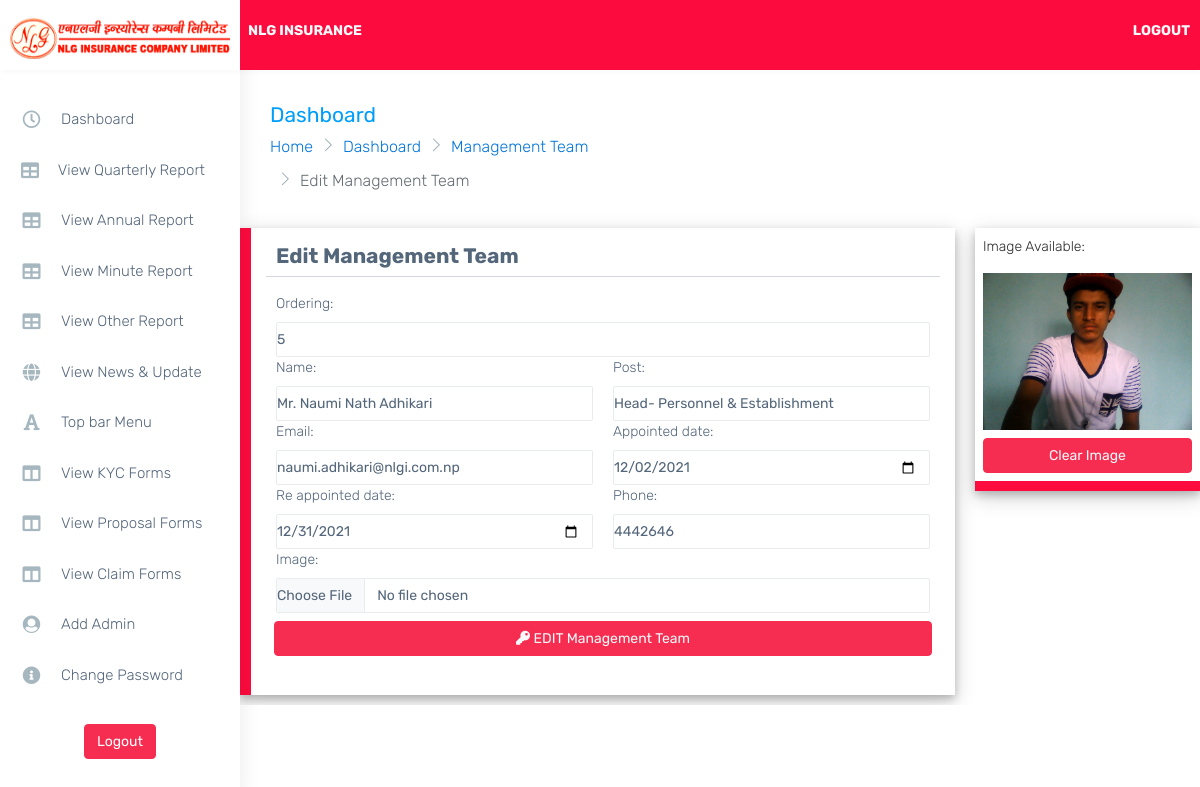
/editManagement/5, run on the app's committed database.
### landing/models.py (models this page shows, shortened)
class ManagementTeam(models.Model):
    ordering = models.IntegerField()
    name = models.CharField(max_length=200)
    image = models.ImageField(upload_to = "management/", null = True, blank= True)
    post = models.CharField(max_length=200, null = True, blank= True , )
    email = models.EmailField(null = True, blank=True, )
    appointed_date = models.DateField(null = True, blank=True)
    re_appointed_date = models.DateField(null = True, blank=True)
    phone = models.CharField(max_length=200,null = True, blank = True)
    objects = models.Manager()
    def clear(self):
        return reverse('manager:deleteImage',args=[self.id, 'management'])

### manager/views.py (the view)
# urls.py: path('editManagement/<int:id>', views.editManagement, name="editManagement"),
def editManagement(request, id):
    form =ManagementForm()
    bod = ManagementTeam.objects.get(id = id)
    form.fields['name'].initial = bod.name
    form.fields['post'].initial = bod.post
    form.fields['email'].initial = bod.email
    form.fields['phone'].initial = bod.phone
    form.fields['ordering'].initial = bod.ordering
    issue = bod.appointed_date
    renew = bod.re_appointed_date
    if issue:
        start_date = datetime.datetime.strptime(str(issue), "%Y-%m-%d").date()
    else:
        start_date = None
    if renew:
        end_date = datetime.datetime.strptime(str(renew), "%Y-%m-%d").date()
    else:
        end_date = None
    print(start_date)
    print(end_date)
    dist = {
        'form':form,
        'bod':bod,
        'issue':str(start_date),
        'renew':str(end_date),
    }
    if request.method == 'POST':
        bod.name = request.POST['name']
        bod.post = request.POST['post']
        bod.email = request.POST['email']
        bod.phone = request.POST['phone']
        bod.ordering = request.POST['ordering']
        try:
            bod.image = request.FILES['image']
        except:
            pass
        first_date = request.POST['appointed_date']
        last_date = request.POST['re_appointed_date']
        if first_date:
            start_date = datetime.datetime.strptime(first_date, "%Y-%m-%d").date()
            bod.appointed_date =  first_date
        if last_date:
            end_date = datetime.datetime.strptime(last_date, "%Y-%m-%d").date()
            bod.re_appointed_date = last_date
        bod.save()
        messages.success(request, "Surveryor Edited Succesfully")
        return HttpResponseRedirect(reverse('manager:editManagement', args=[bod.id]))
    else:
        return render(request, 'manager/editManagement.html',dist )

### manager/forms.py
class ManagementForm(forms.ModelForm):
    def __init__(self, *args, **kwargs):
        super(ManagementForm, self).__init__(*args, **kwargs)
        for visible in self.visible_fields():
            visible.field.widget.attrs['class'] = 'form-control ps-0 form-control-line'
    class Meta:
        model = ManagementTeam
        fields = ('__all__')
        widgets =  {
            'ordering':forms.NumberInput(attrs={'class':'form-control ps-0 form-control-line'}),
            'name': forms.TextInput(attrs={'placeholder':'Name of the Team'}),
            'image': forms.FileInput(),
            'post': forms.TextInput(attrs={'placeholder':'Post of the Team'}),
            'email' : forms.EmailInput(attrs={'placeholder':'user@nlgi.com'}),
            'appointed_date': forms.DateInput(attrs={'type':'date'}),
            're_appointed_date':forms.DateInput(attrs={'type':'date'}),
            'phone': forms.NumberInput(attrs={'placeholder':'Phone Number'}),
        }

### templates/manager/editManagement.html (shortened to what this page needs)
{% extends "manager/dashboard.html" %}
{% block inner %}
<div class="page-breadcrumb">
    <div class="row align-items-center">
        <div class="col-md-6 col-8 align-self-center">
            <h3 class="page-title mb-0 p-0">Dashboard</h3>
            <div class="d-flex align-items-center">
                <nav aria-label="breadcrumb">
                    <ol class="breadcrumb">
                        <li class="breadcrumb-item"><a href="{%url 'landing:landing'%}">Home</a></li>
                        <li class="breadcrumb-item"><a href="{%url 'manager:dashboard'%}">Dashboard</a></li>
                        <li class="breadcrumb-item"><a href="{%url 'manager:managementTeam'%}">Management Team</a></li>
                        <li class="breadcrumb-item active" aria-current="page">Edit Management Team</li>
                    </ol>
                </nav>
            </div>
        </div>
    </div>
</div>
<div class="row">
    <div class="col-12 col-md-9">
        <form action="" method="post" style="width: 100%; padding: 10px;" enctype="multipart/form-data">
            <div class="row  formbox" >
                <H3>Edit Management Team</H3>
                <hr>
                <div class="col-12">
                    {{form.ordering.label_tag}}
                    {{form.ordering}}
                </div>
                <div class="col-6">
                    {{form.name.label_tag}}
                    {{form.name}}
                </div>
                <div class="col-6">
                    {{form.post.label_tag}}
                    {{form.post}}
                </div>
                <div class="col-6">
                    {{form.email.label_tag}}
                    {{form.email}}
                </div>
                <div class="col-6">
                    {{form.appointed_date.label_tag}}
                    <input type="date" name="appointed_date" value="{{issue}}" class="form-control ps-0 form-control-line" id="id_renew_date">
                </div>
                <div class="col-6">
                    {{form.re_appointed_date.label_tag}}
                    <input type="date" name="re_appointed_date" value="{{renew}}" class="form-control ps-0 form-control-line">
                </div>
                <div class="col-6">
                    {{form.phone.label_tag}}
                    {{form.phone}}
                </div>
                <div class="col-12">
                    {{form.image.label_tag}}
                    {{form.image}}
                </div>
                <br>
                <div class="p-2 d-grid">
                    <button class="btn btn-danger btn-block text-light mb-3" id="submit"> <i class="fa fa-key"></i> EDIT Management Team </button>
                </div>
            </div>
        </form>
    </div>
    <div class="col-12 col-md-3" style="padding: 10px;">
        <div class="card p-2">
            {% if bod.image %}
            <p>Image Available:</p>
            <img src="{{bod.image.url}}" alt="" srcset="" style="height: auto; width: 100%;" >
            <button class="btn btn-danger text-center text-light mt-2 w-100" data-bs-toggle="modal" data-bs-target="#exampleModalImage">
                Clear Image
            </button>
            {%else%}
                <p>No Image Uploded</p>
            {% endif %}
        </div>
    </div>
</div>
{% endblock inner %}

### templates/manager/dashboard.html (style rules this page uses)
.card { box-shadow: 0 4px 8px 0 rgb(0 0 0 / 20%), 0 6px 20px 0 rgb(0 0 0 / 19%)!important; }
.formbox { background-color: white; padding: 15px; box-shadow: 0 4px 8px 0 rgb(0 0 0 / 20%), 0 6px 20px 0 rgb(0 0 0 / 19%)!important; }
.card { border-bottom: 10px solid #fb0b3e; cursor: pointer; }
.formbox { border-left: 11px solid #fb0b3e; }
*::placeholder { color: rgb(219, 219, 219)!important; padding-left: 3px; }

### templates/manager/editManagement.html (style rules this page uses)
.form-control { width: 100%; }

### data on the page
ManagementTeam: ordering "5", name "Mr. Naumi Nath Adhikari", post "Head- Personnel & Establishment", email "naumi.adhikari@nlgi.com.np", phone "4442646", image (picture)
